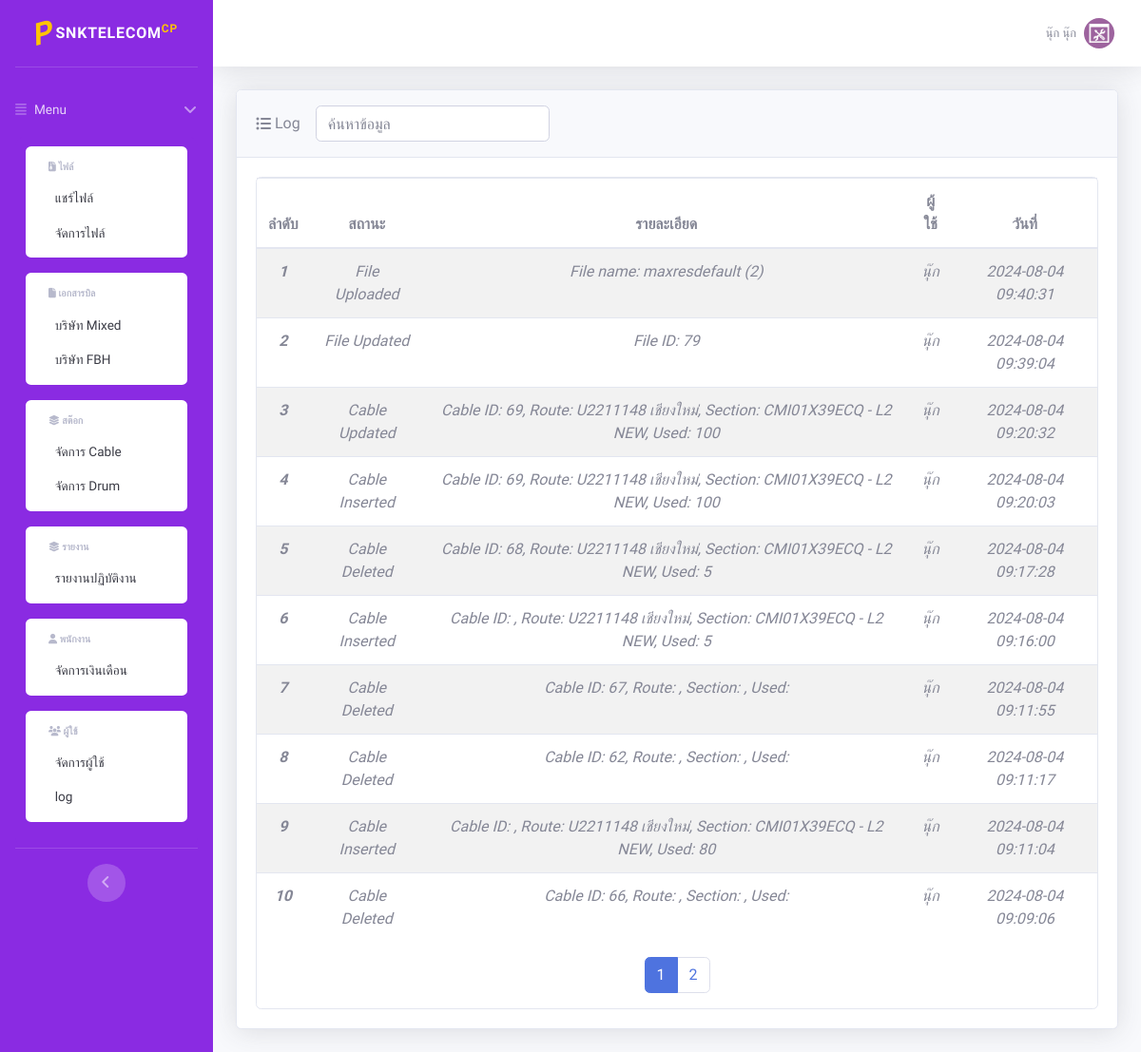
Screenshot of /index.php?page=log/log (signed in) with the database file from the repository.
### tables this page shows
CREATE TABLE `users` (
  `user_id` int(4) NOT NULL,
  `username` varchar(100) NOT NULL,
  `passW` varchar(100) DEFAULT NULL,
  `lv` char(1) NOT NULL DEFAULT '1' COMMENT '0=admin,1=เจ้าของ,2=พนักงานเอกสาร,3=พนักงานปฏิบัติงาน',
  `status` char(1) NOT NULL DEFAULT '1' COMMENT '1=ใช้งาน,0=แบน',
  `users_date` timestamp NOT NULL DEFAULT current_timestamp() ON UPDATE current_timestamp(),
  `employee_id` int(4) NOT NULL
);

CREATE TABLE `employee` (
  `employee_id` int(4) NOT NULL,
  `employee_name` varchar(100) NOT NULL,
  `employee_lastname` varchar(100) NOT NULL,
  `employee_age` int(2) NOT NULL,
  `employee_phone` varchar(10) NOT NULL,
  `employee_salary` double(8,2) NOT NULL,
  `employee_email` varchar(100) NOT NULL,
  `employee_position` int(1) NOT NULL,
  `employee_date` timestamp NOT NULL DEFAULT current_timestamp() ON UPDATE current_timestamp()
);

CREATE TABLE `log` (
  `log_id` int(8) NOT NULL,
  `log_status` varchar(50) NOT NULL,
  `log_detail` text NOT NULL,
  `user_id` int(4) NOT NULL,
  `log_date` timestamp NOT NULL DEFAULT current_timestamp() ON UPDATE current_timestamp()
);

### log/log.php (the view, shortened to what this page needs)
<div class="container-fluid">
    <div class="card shadow mb-4">
        <div class="card-header d-flex justify-content-between align-items-center py-3">
            <i class="fa fa-list-ul" aria-hidden="true"></i>&nbsp;Log
            <form class="d-none d-sm-inline-block form-inline mr-auto ml-md-3 my-2 my-md-0 mw-100 navbar-search">
                <div class="input-group">
                    <input type="text" class="form-control" id="search" aria-label="Small" aria-describedby="inputGroup-sizing-sm" placeholder="ค้นหาข้อมูล">
                </div>
            </form>
        </div>
        <div class="card-body">
            <div class="card border h-100">
                <table class="table table-striped">
                    <thead>
                        <tr>
                            <th scope="col">ลำดับ</th>
                            <th scope="col">สถานะ</th>
                            <th scope="col">รายละเอียด</th>
                            <th scope="col">ผู้ใช้</th>
                            <th scope="col">วันที่</th>
                        </tr>
                    </thead>
                    <tbody>
                        <?php
                        include('connect.php');
                        $strsql = "SELECT log.log_status, log.log_detail, log.user_id, log.log_date, employee.employee_name
                                   FROM log
                                   LEFT JOIN users ON log.user_id = users.user_id
                                   LEFT JOIN employee ON users.employee_id = employee.employee_id
                                   ORDER BY log.log_date DESC";
                        try {
                            $stmt = $con->prepare($strsql);
                            $stmt->execute();
                            $result = $stmt->fetchAll(PDO::FETCH_ASSOC);
                            $rowcount = count($result);
                            if ($rowcount > 0) {
                                $i = 1;
                                foreach ($result as $rs) {
                                    $employee_name = $rs['employee_name'] ? $rs['employee_name'] : 'ไม่พบข้อมูลพนักงาน';
                        ?>
                                    <tr>
                                        <th scope="row"><i class="to_file"><?php echo $i; ?></i></th>
                                        <td><i class="to_file"><?php echo $rs['log_status']; ?></i></td>
                                        <td><i class="to_file"><?php echo $rs['log_detail']; ?></i></td>
                                        <td><i class="to_file"><?php echo $employee_name; ?></i></td>
                                        <td><i class="to_file"><?php echo $rs['log_date']; ?></i></td>
                                    </tr>
                        <?php
                                    $i++;
                                }
                            }
                        } catch (PDOException $e) {
                            echo "Error: " . $e->getMessage();
                        }
                        ?>
                    </tbody>
                </table>
                <div class="pagination-container">
                    <nav aria-label="Page navigation">
                        <ul class="pagination justify-content-center">
                        </ul>
                    </nav>
                </div>
            </div>
        </div>
    </div>
</div>

### footer.php (shortened to what this page needs)
<?php
include("connect.php");
$users_id = $_SESSION['user_id'];
try {
  $con->setAttribute(PDO::ATTR_ERRMODE, PDO::ERRMODE_EXCEPTION);
  $sql = "SELECT users.*, employee.employee_name, employee.employee_lastname
        FROM users
        INNER JOIN employee ON users.employee_id = employee.employee_id
        WHERE users.user_id = :user_id";
  $stmt = $con->prepare($sql);
  $stmt->bindParam(':user_id', $users_id, PDO::PARAM_INT);
  $stmt->execute();
  $row = $stmt->fetch(PDO::FETCH_ASSOC);
} catch (PDOException $e) {
  die("Could not connect to the database $dbname :" . $e->getMessage());
}
?>
<nav class="navbar navbar-expand navbar-light bg-white topbar mb-4 static-top shadow">
  <ul class="navbar-nav ml-auto">
    <li class="nav-item dropdown no-arrow">
      <a class="nav-link dropdown-toggle" href="#" id="userDropdown" role="button" data-toggle="dropdown" aria-haspopup="true" aria-expanded="false">
        <span class="mr-2 d-none d-lg-inline text-gray-600 small "><?php echo $row['employee_name'] . ' ' . $row['employee_lastname']; ?></span>
        <img class="img-profile rounded-circle" src="img/picture.png">
      </a>
    </li>
  </ul>
</nav>

### css/styles.css (style rules this page uses)
body { font-family: "Mitr"; font-size: 16px; background-color: #f8f9fc; }
table { text-align: center; }
html, body { height: 100%; margin: 0; padding: 0; }

### rows the page displays
users: employee.employee_name "นุ๊ก", employee.employee_lastname "นุ๊ก"
log: log_status "File Uploaded", log_detail "File name: maxresdefault (2)", employee.employee_name "นุ๊ก", log_date "2024-08-04 09:40:31"
log: log_status "File Updated", log_detail "File ID: 79", employee.employee_name "นุ๊ก", log_date "2024-08-04 09:39:04"
log: log_status "Cable Updated", log_detail "Cable ID: 69, Route: U2211148 เชียงใหม่, Section: CMI01X39ECQ - L2 NEW, Used: 100", employee.employee_name "นุ๊ก", log_date "2024-08-04 09:20:32"
log: log_status "Cable Inserted", log_detail "Cable ID: 69, Route: U2211148 เชียงใหม่, Section: CMI01X39ECQ - L2 NEW, Used: 100", employee.employee_name "นุ๊ก", log_date "2024-08-04 09:20:03"
log: log_status "Cable Deleted", log_detail "Cable ID: 68, Route: U2211148 เชียงใหม่, Section: CMI01X39ECQ - L2 NEW, Used: 5", employee.employee_name "นุ๊ก", log_date "2024-08-04 09:17:28"
log: log_status "Cable Inserted", log_detail "Cable ID: , Route: U2211148 เชียงใหม่, Section: CMI01X39ECQ - L2 NEW, Used: 5", employee.employee_name "นุ๊ก", log_date "2024-08-04 09:16:00"
log: log_status "Cable Deleted", log_detail "Cable ID: 67, Route: , Section: , Used:", employee.employee_name "นุ๊ก", log_date "2024-08-04 09:11:55"
log: log_status "Cable Deleted", log_detail "Cable ID: 62, Route: , Section: , Used:", employee.employee_name "นุ๊ก", log_date "2024-08-04 09:11:17"
log: log_status "Cable Inserted", log_detail "Cable ID: , Route: U2211148 เชียงใหม่, Section: CMI01X39ECQ - L2 NEW, Used: 80", employee.employee_name "นุ๊ก", log_date "2024-08-04 09:11:04"
log: log_status "Cable Deleted", log_detail "Cable ID: 66, Route: , Section: , Used:", employee.employee_name "นุ๊ก", log_date "2024-08-04 09:09:06"
